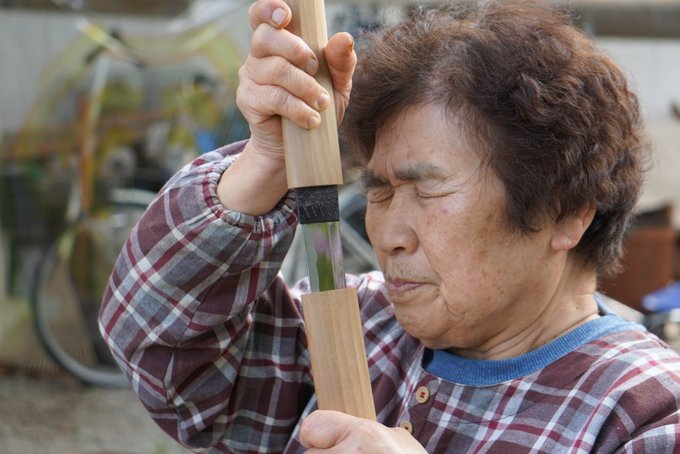
#> input picture image/grandma1.jpeg, 680 x 454 px, found by its file name
$ python otsu.py
#> lines starting #> are read from the running program, lines starting #| are printed output that depends on the picture; after the words box and inside, x2 and y2 are one past the last pixel; in counts of white or black regions, pixels touching at a corner belong together
import cv2 as cv
import sys

#otsu알고리즘
#목적함수 최소화
#목적함수 -> 이진화 했을때 0이 되는 화소의 분산과 1이되는 화소의 분산의 가중치(해당 화소의 개수) 합
#목적함수가 최소화된다 -> 각 화소별 분산이 작다 -> 즉 이진화 처리가 잘 되었다.
img=cv.imread('./image/grandma1.jpeg')
#> img is the input picture: shape (454, 680, 3); mean B, G, R 101.1, 105.9, 119.8

#cv.threshold : 이진화 처리
#첫번째 인수 : 이미지
#두번째 인수 : 초기 임계값, 현재 otsu 알고리즘 사용이므로 무시
#세번째 인수 : 임계값을 초과하는 픽실에 해당할 값
# cv.THRESH_BINARY (이진 임계값): 가장 일반적인 이진화 방식입니다.
# 픽셀 값이 임계값보다 크면 maxval (255)로, 작거나 같으면 0으로 만듭니다.
# cv.THRESH_OTSU (오츠 방법): 이진화에 사용할 최적의 임계값을 이미지의
# 히스토그램을 분석하여 자동으로 찾아내는 알고리즘입니다.
# 이 플래그가 cv.THRESH_BINARY와 함께 사용되면, 초기 thresh 값(0)을 무시하고 오츠 방법으로 계산된 최적 임계값을 사용합니다
t, bin_img = cv.threshold(img[:,:,2],0,255,cv.THRESH_BINARY+cv.THRESH_OTSU)
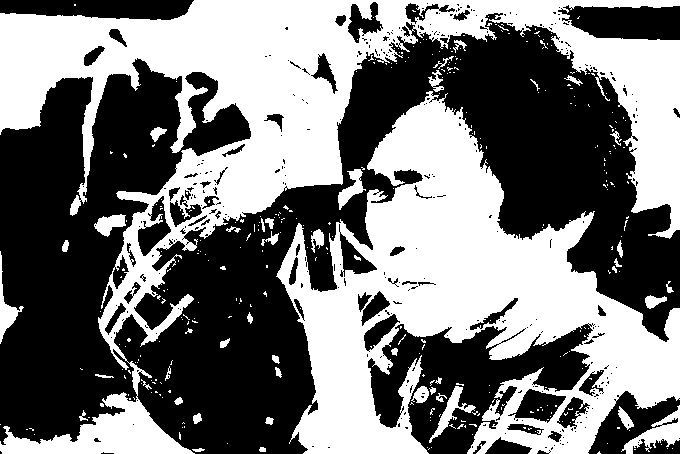
#> bin_img: shape (454, 680); 46.9% white; 341 white regions (295 under 20 px), largest, box (x1, y1, x2, y2) and area: (0, 0, 680, 454) 74382, (276, 91, 680, 454) 63784, (621, 405, 680, 454) 1003
#> t = 122

print(f'Otsu Threshold: {t}')
#| Otsu Threshold: 122.0

cv.imshow("R channel",img[:,:,2])
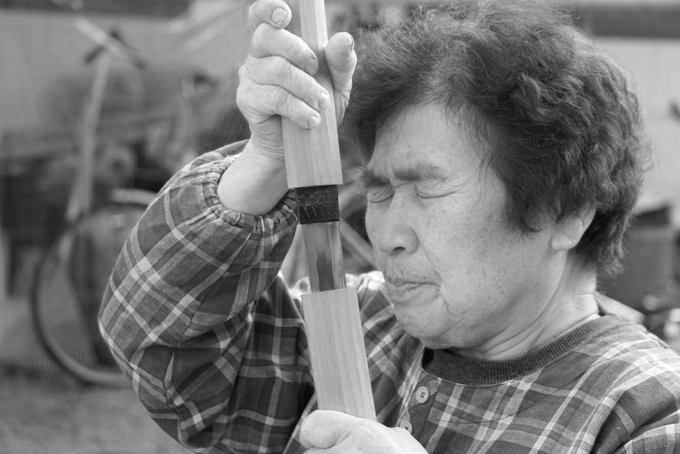
#> window 'R channel': shape (454, 680); min 0, max 255, mean 119.8
cv.imshow("Binary Image",bin_img)

cv.waitKey(0)
cv.destroyAllWindows()

$ run again, with image/grandma2.jpeg copied over image/grandma1.jpeg
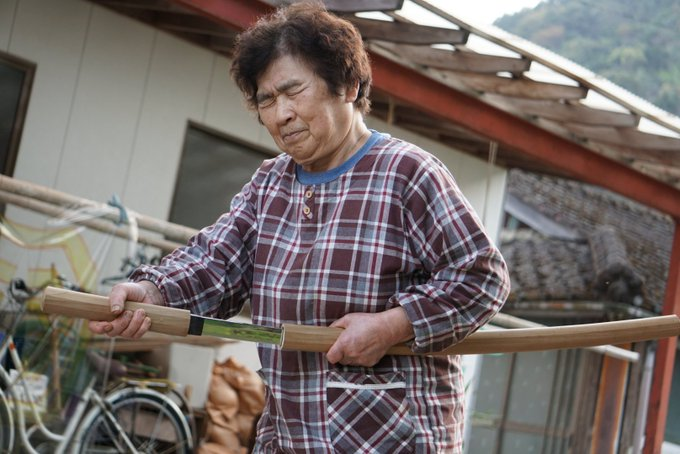
#> input picture image/grandma2.jpeg, 680 x 454 px, found by its file name
#> img is the input picture: shape (454, 680, 3); mean B, G, R 103.7, 107, 116.8
#> `t, bin_img = cv.threshold(img[:,:,2],0,255,cv.THRESH_BINARY+cv.THRESH_..`:
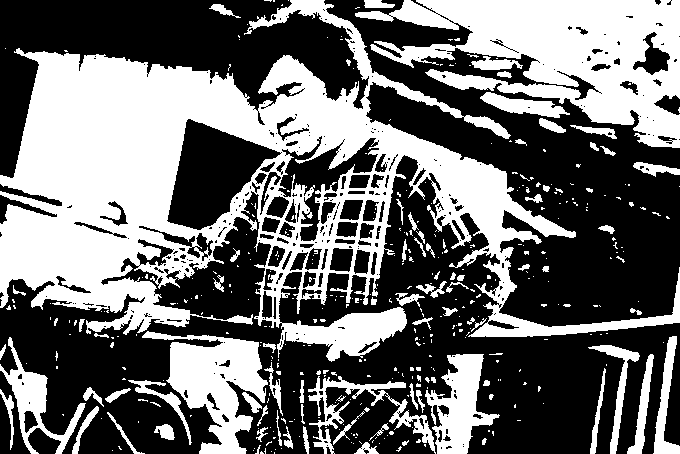
#> bin_img: shape (454, 680); 42.8% white; 409 white regions (325 under 20 px), largest, box (x1, y1, x2, y2) and area: (0, 0, 680, 362) 80170, (355, 0, 680, 148) 23883, (142, 331, 268, 454) 6976
#> t = 122
#| Otsu Threshold: 122.0
#> `cv.imshow("R channel",img[:,:,2])`:
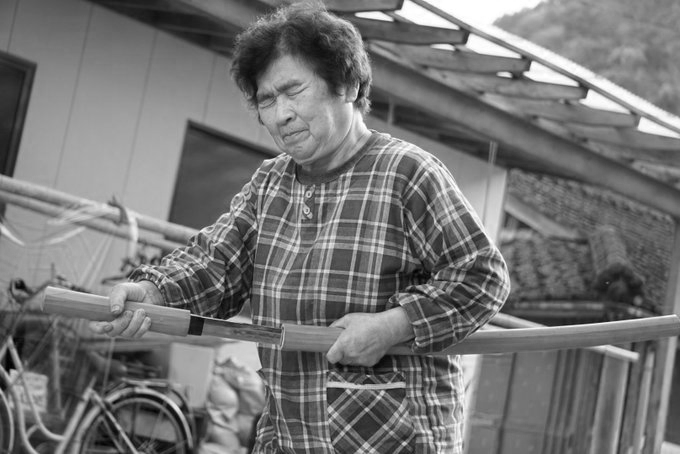
#> window 'R channel': shape (454, 680); min 0, max 255, mean 116.8

$ run again, with image/grandma3.jpeg copied over image/grandma1.jpeg
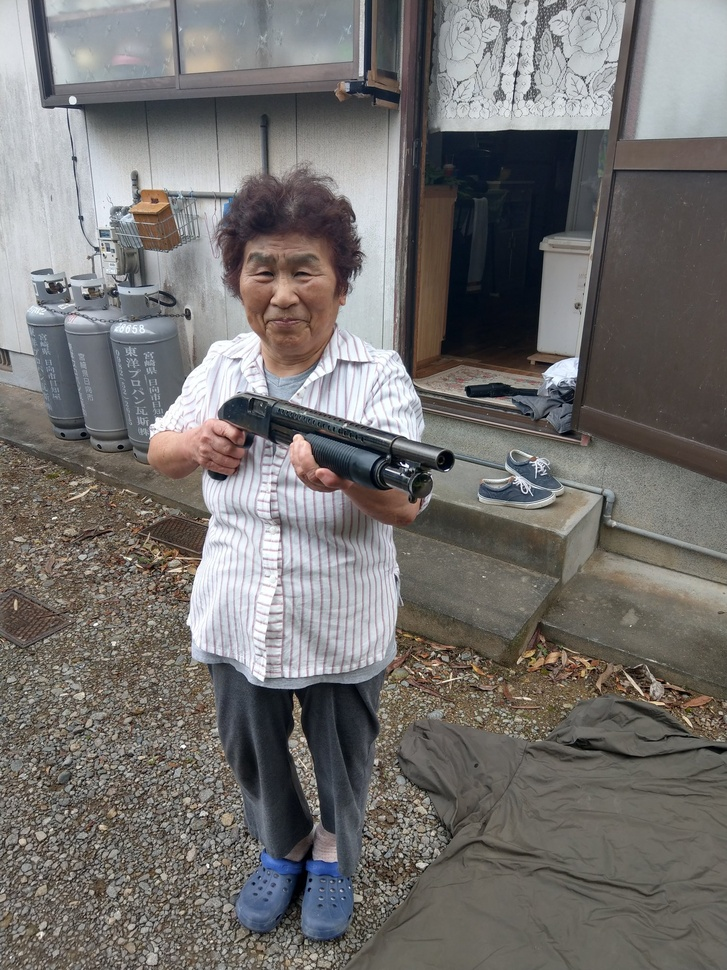
#> input picture image/grandma3.jpeg, 727 x 970 px, shrunk from 1536 x 2048 before the run, found by its file name
#> img is the input picture: shape (970, 727, 3); mean B, G, R 111.1, 113, 115.7
#> `t, bin_img = cv.threshold(img[:,:,2],0,255,cv.THRESH_BINARY+cv.THRESH_..`:
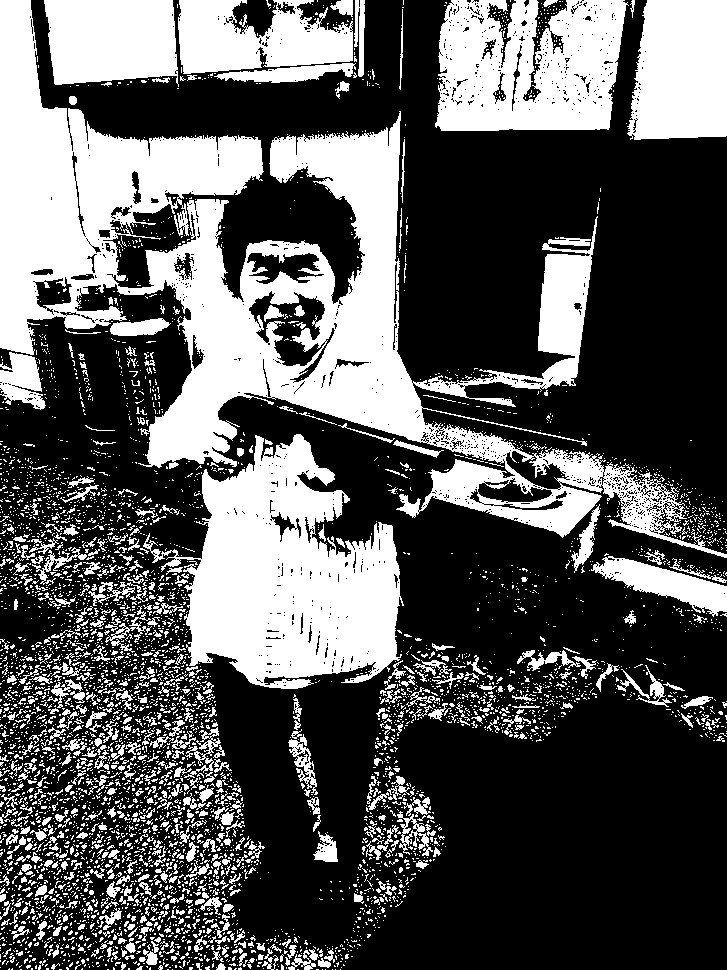
#> bin_img: shape (970, 727); 35.1% white; 5343 white regions (4777 under 20 px), largest, box (x1, y1, x2, y2) and area: (0, 0, 727, 558) 100630, (143, 434, 404, 689) 36747, (435, 0, 629, 131) 20167
#> t = 129
#| Otsu Threshold: 129.0
#> `cv.imshow("R channel",img[:,:,2])`:
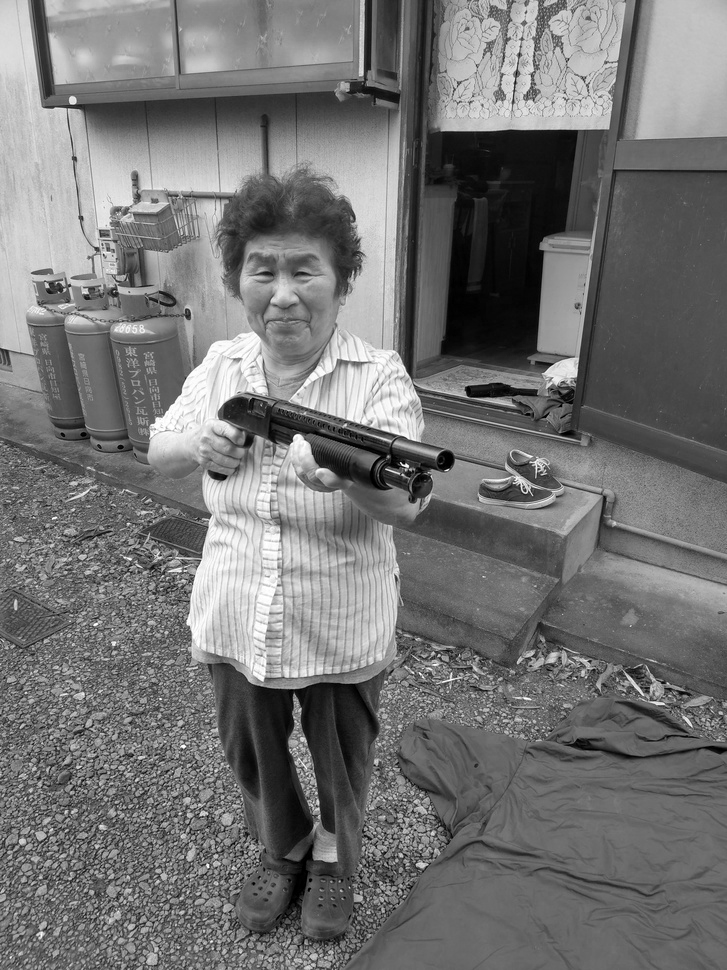
#> window 'R channel': shape (970, 727); min 0, max 255, mean 115.7

$ run again, with image/grandma4.jpeg copied over image/grandma1.jpeg
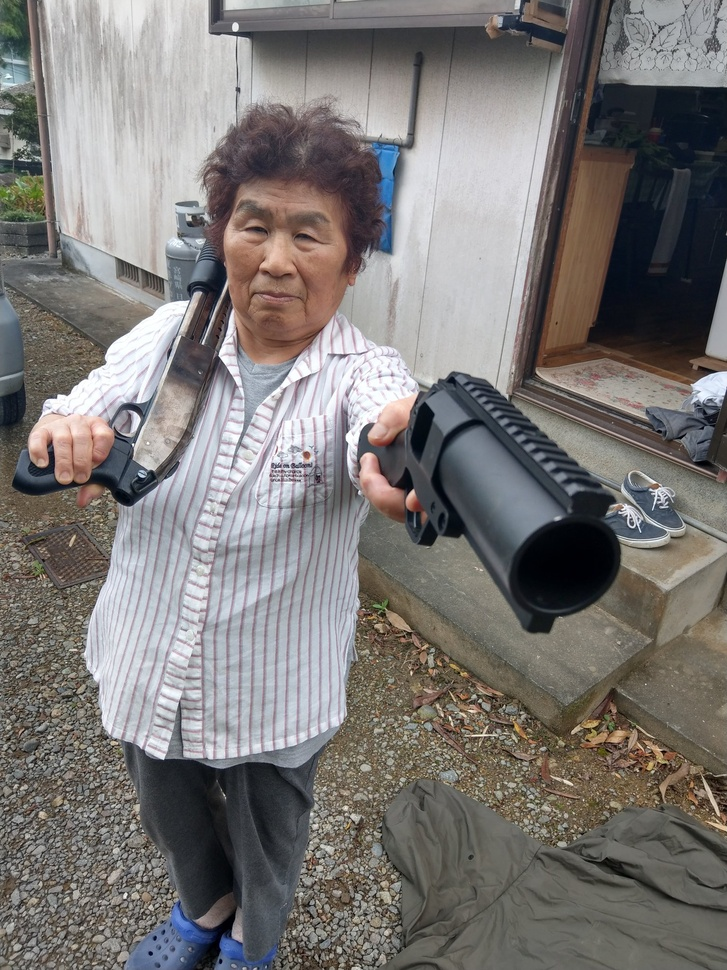
#> input picture image/grandma4.jpeg, 727 x 970 px, shrunk from 1536 x 2048 before the run, found by its file name
#> img is the input picture: shape (970, 727, 3); mean B, G, R 117, 119, 122.4
#> `t, bin_img = cv.threshold(img[:,:,2],0,255,cv.THRESH_BINARY+cv.THRESH_..`:
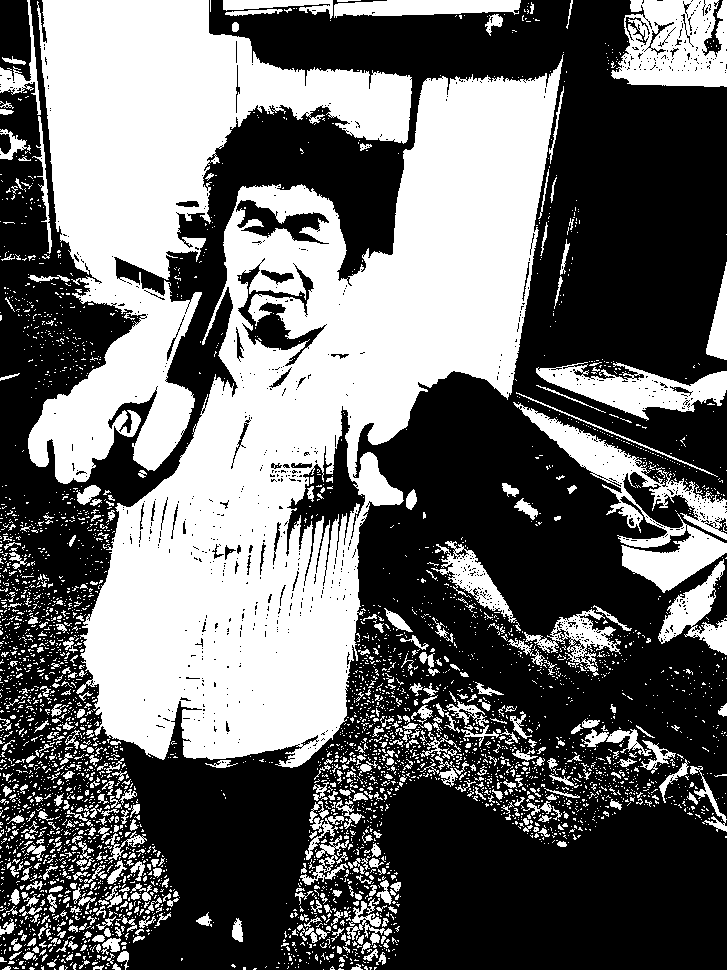
#> bin_img: shape (970, 727); 41.8% white; 4273 white regions (3811 under 20 px), largest, box (x1, y1, x2, y2) and area: (76, 54, 564, 768) 146364, (28, 0, 412, 484) 71668, (513, 402, 727, 593) 9507
#> t = 130
#| Otsu Threshold: 130.0
#> `cv.imshow("R channel",img[:,:,2])`:
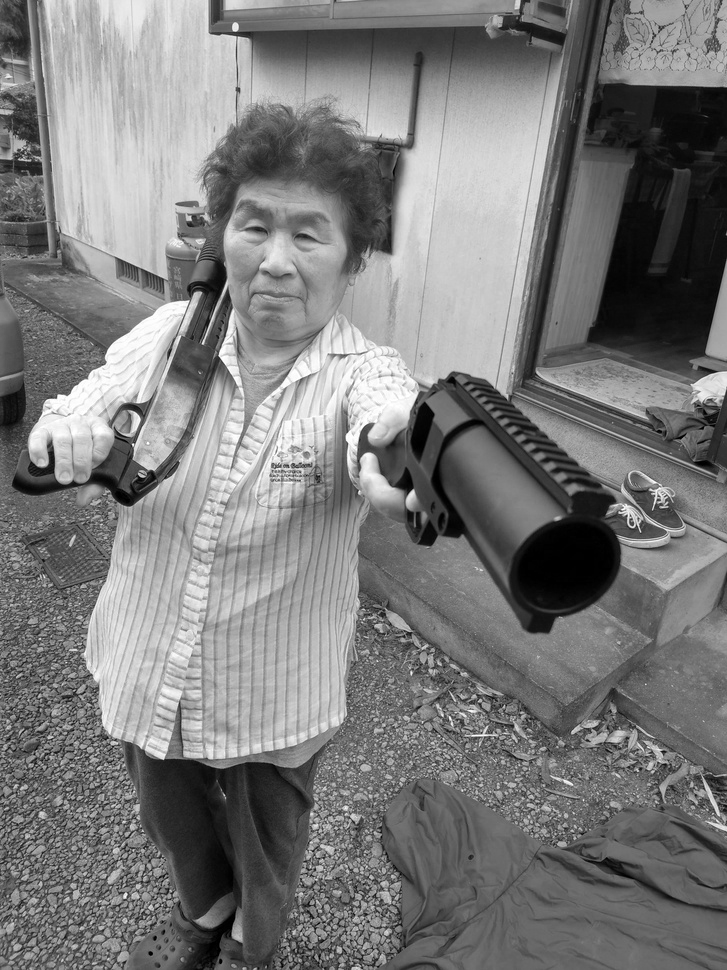
#> window 'R channel': shape (970, 727); min 0, max 255, mean 122.4
